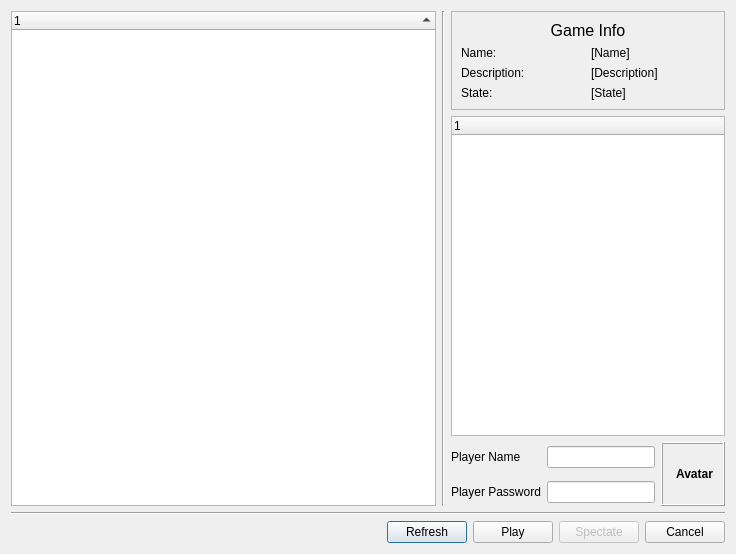
<?xml version="1.0" encoding="UTF-8"?>
<ui version="4.0">
 <class>JoinGameDialog</class>
 <widget class="QDialog" name="JoinGameDialog">
  <property name="geometry">
   <rect>
    <x>0</x>
    <y>0</y>
    <width>736</width>
    <height>554</height>
   </rect>
  </property>
  <property name="sizePolicy">
   <sizepolicy hsizetype="Fixed" vsizetype="Fixed">
    <horstretch>0</horstretch>
    <verstretch>0</verstretch>
   </sizepolicy>
  </property>
  <property name="windowTitle">
   <string>Join Game</string>
  </property>
  <layout class="QVBoxLayout" name="verticalLayout_2">
   <item>
    <layout class="QHBoxLayout" name="horizontalLayout_2">
     <item>
      <widget class="QTreeWidget" name="gameListView">
       <property name="focusPolicy">
        <enum>Qt::NoFocus</enum>
       </property>
       <property name="autoScroll">
        <bool>true</bool>
       </property>
       <property name="alternatingRowColors">
        <bool>true</bool>
       </property>
       <property name="indentation">
        <number>15</number>
       </property>
       <property name="rootIsDecorated">
        <bool>false</bool>
       </property>
       <property name="itemsExpandable">
        <bool>false</bool>
       </property>
       <property name="sortingEnabled">
        <bool>true</bool>
       </property>
       <property name="animated">
        <bool>true</bool>
       </property>
       <property name="allColumnsShowFocus">
        <bool>false</bool>
       </property>
      </widget>
     </item>
     <item>
      <widget class="Line" name="line_2">
       <property name="orientation">
        <enum>Qt::Vertical</enum>
       </property>
      </widget>
     </item>
     <item>
      <layout class="QVBoxLayout" name="verticalLayout">
       <item>
        <widget class="QFrame" name="frame">
         <property name="frameShape">
          <enum>QFrame::StyledPanel</enum>
         </property>
         <property name="frameShadow">
          <enum>QFrame::Raised</enum>
         </property>
         <layout class="QGridLayout" name="gridLayout_2">
          <item row="0" column="0" colspan="2">
           <widget class="QLabel" name="label_12">
            <property name="font">
             <font>
              <pointsize>12</pointsize>
             </font>
            </property>
            <property name="text">
             <string>Game Info</string>
            </property>
            <property name="alignment">
             <set>Qt::AlignCenter</set>
            </property>
           </widget>
          </item>
          <item row="1" column="0">
           <widget class="QLabel" name="label_13">
            <property name="text">
             <string>Name:</string>
            </property>
           </widget>
          </item>
          <item row="1" column="1">
           <widget class="QLabel" name="labelName">
            <property name="text">
             <string>[Name]</string>
            </property>
           </widget>
          </item>
          <item row="2" column="0">
           <widget class="QLabel" name="label_14">
            <property name="text">
             <string>Description:</string>
            </property>
           </widget>
          </item>
          <item row="2" column="1">
           <widget class="QLabel" name="labelDesc">
            <property name="text">
             <string>[Description]</string>
            </property>
           </widget>
          </item>
          <item row="3" column="0">
           <widget class="QLabel" name="label_15">
            <property name="text">
             <string>State:</string>
            </property>
           </widget>
          </item>
          <item row="3" column="1">
           <widget class="QLabel" name="labelState">
            <property name="text">
             <string>[State]</string>
            </property>
           </widget>
          </item>
         </layout>
        </widget>
       </item>
       <item>
        <widget class="QTreeWidget" name="playerListView">
         <property name="sizePolicy">
          <sizepolicy hsizetype="Preferred" vsizetype="Expanding">
           <horstretch>0</horstretch>
           <verstretch>0</verstretch>
          </sizepolicy>
         </property>
         <property name="focusPolicy">
          <enum>Qt::NoFocus</enum>
         </property>
         <property name="editTriggers">
          <set>QAbstractItemView::EditKeyPressed</set>
         </property>
         <property name="alternatingRowColors">
          <bool>true</bool>
         </property>
         <property name="selectionMode">
          <enum>QAbstractItemView::SingleSelection</enum>
         </property>
         <property name="indentation">
          <number>15</number>
         </property>
         <property name="rootIsDecorated">
          <bool>false</bool>
         </property>
         <property name="uniformRowHeights">
          <bool>true</bool>
         </property>
         <property name="itemsExpandable">
          <bool>false</bool>
         </property>
         <property name="sortingEnabled">
          <bool>false</bool>
         </property>
         <property name="animated">
          <bool>false</bool>
         </property>
         <property name="allColumnsShowFocus">
          <bool>false</bool>
         </property>
         <property name="headerHidden">
          <bool>false</bool>
         </property>
         <property name="expandsOnDoubleClick">
          <bool>true</bool>
         </property>
        </widget>
       </item>
       <item>
        <layout class="QGridLayout" name="gridLayout">
         <item row="0" column="0">
          <widget class="QLabel" name="label_7">
           <property name="sizePolicy">
            <sizepolicy hsizetype="Preferred" vsizetype="Preferred">
             <horstretch>0</horstretch>
             <verstretch>0</verstretch>
            </sizepolicy>
           </property>
           <property name="text">
            <string>Player Name</string>
           </property>
           <property name="buddy">
            <cstring>lineEditPlayerName</cstring>
           </property>
          </widget>
         </item>
         <item row="0" column="1">
          <widget class="QLineEdit" name="lineEditPlayerName">
           <property name="sizePolicy">
            <sizepolicy hsizetype="Preferred" vsizetype="Fixed">
             <horstretch>0</horstretch>
             <verstretch>0</verstretch>
            </sizepolicy>
           </property>
          </widget>
         </item>
         <item row="0" column="2" rowspan="2">
          <widget class="client::SelectAvatarWidget" name="selectAvatarWidget">
           <property name="minimumSize">
            <size>
             <width>64</width>
             <height>64</height>
            </size>
           </property>
           <property name="maximumSize">
            <size>
             <width>64</width>
             <height>64</height>
            </size>
           </property>
           <property name="frameShape">
            <enum>QFrame::Box</enum>
           </property>
           <property name="frameShadow">
            <enum>QFrame::Raised</enum>
           </property>
           <property name="text">
            <string>&lt;!DOCTYPE HTML PUBLIC &quot;-//W3C//DTD HTML 4.0//EN&quot; &quot;http://www.w3.org/TR/REC-html40/strict.dtd&quot;&gt;
&lt;html&gt;&lt;head&gt;&lt;meta name=&quot;qrichtext&quot; content=&quot;1&quot; /&gt;&lt;style type=&quot;text/css&quot;&gt;
p, li { white-space: pre-wrap; }
&lt;/style&gt;&lt;/head&gt;&lt;body style=&quot; font-family:'DejaVu Sans'; font-size:9pt; font-weight:400; font-style:normal;&quot;&gt;
&lt;p align=&quot;center&quot; style=&quot; margin-top:0px; margin-bottom:0px; margin-left:0px; margin-right:0px; -qt-block-indent:0; text-indent:0px;&quot;&gt;&lt;span style=&quot; font-weight:600;&quot;&gt;Avatar&lt;/span&gt;&lt;/p&gt;&lt;/body&gt;&lt;/html&gt;</string>
           </property>
          </widget>
         </item>
         <item row="1" column="0">
          <widget class="QLabel" name="label_9">
           <property name="toolTip">
            <string>You can set your password here. This password will be required to reconnect to your player in case of disconnection.</string>
           </property>
           <property name="text">
            <string>Player Password</string>
           </property>
           <property name="buddy">
            <cstring>lineEditPlayerPassword</cstring>
           </property>
          </widget>
         </item>
         <item row="1" column="1">
          <widget class="QLineEdit" name="lineEditPlayerPassword">
           <property name="sizePolicy">
            <sizepolicy hsizetype="Preferred" vsizetype="Fixed">
             <horstretch>0</horstretch>
             <verstretch>0</verstretch>
            </sizepolicy>
           </property>
          </widget>
         </item>
        </layout>
       </item>
      </layout>
     </item>
    </layout>
   </item>
   <item>
    <widget class="Line" name="line">
     <property name="orientation">
      <enum>Qt::Horizontal</enum>
     </property>
    </widget>
   </item>
   <item>
    <layout class="QHBoxLayout" name="horizontalLayout">
     <item>
      <spacer name="horizontalSpacer">
       <property name="orientation">
        <enum>Qt::Horizontal</enum>
       </property>
       <property name="sizeHint" stdset="0">
        <size>
         <width>40</width>
         <height>20</height>
        </size>
       </property>
      </spacer>
     </item>
     <item>
      <widget class="QPushButton" name="pushButtonRefresh">
       <property name="text">
        <string>Refresh</string>
       </property>
      </widget>
     </item>
     <item>
      <widget class="QPushButton" name="pushButtonPlay">
       <property name="text">
        <string>Play</string>
       </property>
      </widget>
     </item>
     <item>
      <widget class="QPushButton" name="pushButtonSpectate">
       <property name="enabled">
        <bool>false</bool>
       </property>
       <property name="text">
        <string>Spectate</string>
       </property>
      </widget>
     </item>
     <item>
      <widget class="QPushButton" name="pushButtonCancel">
       <property name="text">
        <string>Cancel</string>
       </property>
      </widget>
     </item>
    </layout>
   </item>
  </layout>
 </widget>
 <customwidgets>
  <customwidget>
   <class>client::SelectAvatarWidget</class>
   <extends>QLabel</extends>
   <header>selectavatarwidget.h</header>
  </customwidget>
 </customwidgets>
 <resources/>
 <connections>
  <connection>
   <sender>pushButtonCancel</sender>
   <signal>clicked()</signal>
   <receiver>JoinGameDialog</receiver>
   <slot>close()</slot>
   <hints>
    <hint type="sourcelabel">
     <x>666</x>
     <y>271</y>
    </hint>
    <hint type="destinationlabel">
     <x>356</x>
     <y>145</y>
    </hint>
   </hints>
  </connection>
 </connections>
</ui>
